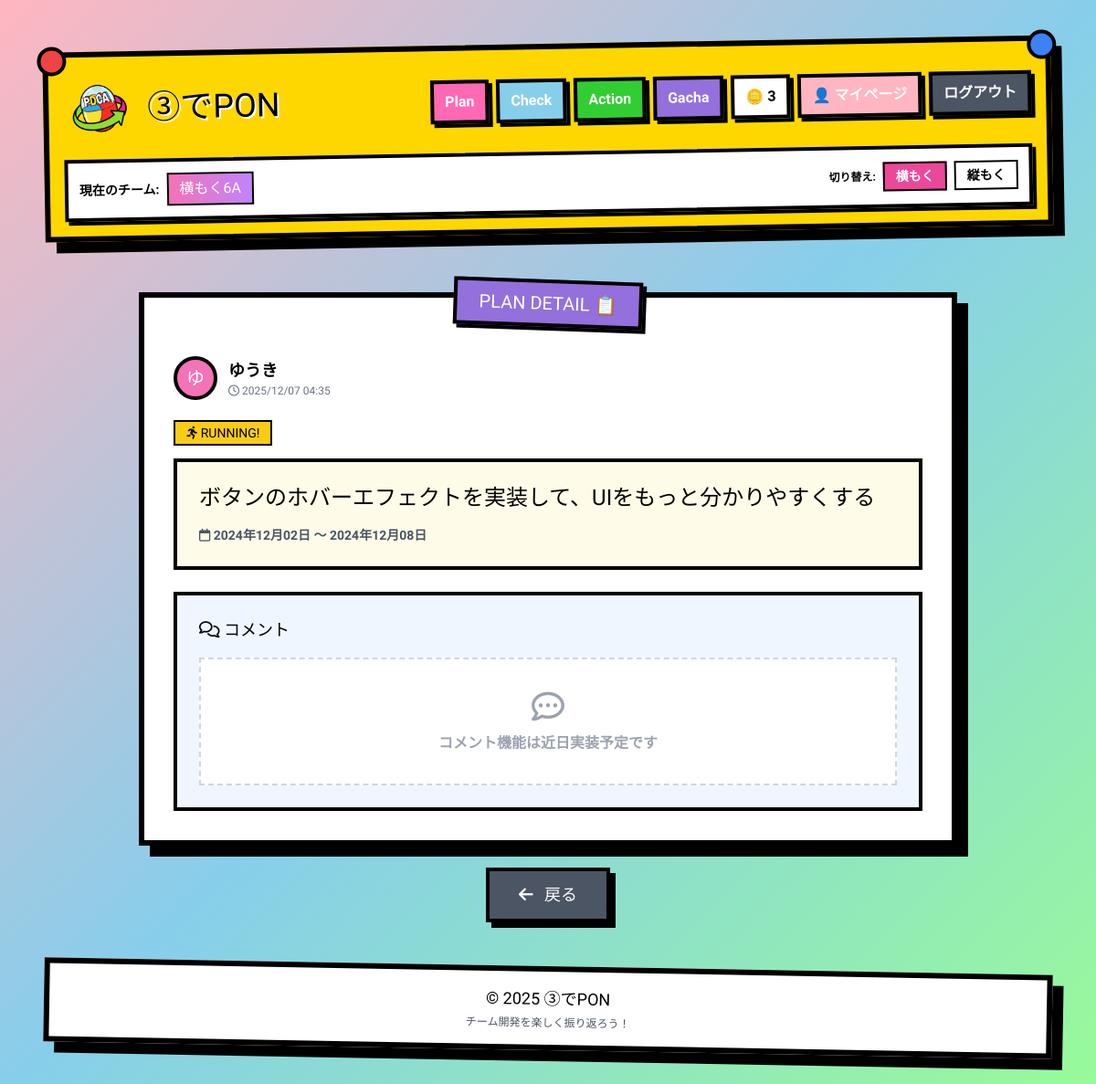
Screenshot of /plan/detail.php?id=1 (signed in) with the database file from the repository.
### tables this page shows
CREATE TABLE users (
    id INT PRIMARY KEY AUTO_INCREMENT,
    email VARCHAR(255) NOT NULL UNIQUE,
    password VARCHAR(255) NOT NULL,
    name VARCHAR(100),
    generation ENUM('5', '5.5', '6', '6.5'),
    icon VARCHAR(255),
    yokomoku VARCHAR(50),
    tatemoku VARCHAR(50),
    current_mode ENUM('yokomoku', 'tatemoku') DEFAULT 'yokomoku',
    coins INT DEFAULT 3,
    created_at DATETIME NOT NULL,
    updated_at DATETIME DEFAULT CURRENT_TIMESTAMP ON UPDATE CURRENT_TIMESTAMP
);

CREATE TABLE plans (
    id INT PRIMARY KEY AUTO_INCREMENT,
    user_id INT NOT NULL,
    content TEXT NOT NULL,
    start_date DATE,
    end_date DATE,
    status ENUM('running', 'completed', 'cancelled') DEFAULT 'running',
    created_at DATETIME DEFAULT CURRENT_TIMESTAMP,
    updated_at DATETIME DEFAULT CURRENT_TIMESTAMP ON UPDATE CURRENT_TIMESTAMP,
    FOREIGN KEY (user_id) REFERENCES users(id) ON DELETE CASCADE
);

### src/plan/detail.php (the view, shortened to what this page needs)
<?php
require_once '../dbconnect.php';
$user_id = $_SESSION['user_id'];
$plan_id = isset($_GET['id']) ? (int)$_GET['id'] : 0;
$stmt = $dbh->prepare('SELECT p.*, u.name as user_name FROM plans p JOIN users u ON p.user_id = u.id WHERE p.id = ?');
$stmt->execute([$plan_id]);
$plan = $stmt->fetch(PDO::FETCH_ASSOC);
$is_owner = ($plan['user_id'] == $user_id);
?>
<!DOCTYPE html>
<html lang="ja">
<head>
    <script src="https://cdn.tailwindcss.com"></script>
    <link href="https://cdnjs.cloudflare.com/ajax/libs/font-awesome/6.0.0/css/all.min.css" rel="stylesheet">
</head>
<body class="p-4 md:p-8">
    <?php include '../components/header.php'; ?>
    <div class="max-w-4xl mx-auto mt-12 md:mt-16">
        <div class="toy-box p-6 md:p-8 bg-white relative mb-6">
            <div class="absolute -top-5 left-1/2 transform -translate-x-1/2 bg-[#9370DB] border-4 border-black px-6 py-2 font-heavy text-xl shadow-[4px_4px_0_#000] rotate-2 z-10 text-white">
                PLAN DETAIL 📋
            </div>
            <div class="mt-8">
                <div class="flex items-center gap-3 mb-6">
                    <div class="w-12 h-12 rounded-full bg-pink-400 border-4 border-black text-white flex items-center justify-center font-heavy text-xl">
                        <?php echo mb_substr($plan['user_name'], 0, 1); ?>
                    </div>
                    <div>
                        <p class="font-bold text-lg"><?php echo htmlspecialchars($plan['user_name']); ?></p>
                        <p class="text-xs text-gray-500">
                            <i class="fa-regular fa-clock"></i>
                            <?php echo date('Y/m/d H:i', strtotime($plan['created_at'])); ?>
                        </p>
                    </div>
                </div>
                <div class="mb-4">
                    <?php if ($plan['status'] === 'running'): ?>
                        <span class="bg-yellow-400 text-black text-sm font-heavy px-3 py-1 border-2 border-black">
                            <i class="fa-solid fa-person-running"></i> RUNNING!
                        </span>
                    <?php elseif ($plan['status'] === 'completed'): ?>
                        <span class="bg-green-500 text-white text-sm font-heavy px-3 py-1 border-2 border-black">
                            <i class="fa-solid fa-check"></i> CLEAR!!
                        </span>
                    <?php else: ?>
                        <span class="bg-gray-400 text-white text-sm font-heavy px-3 py-1 border-2 border-black">
                            <i class="fa-solid fa-ban"></i> CANCELLED
                        </span>
                    <?php endif; ?>
                </div>
                <div class="bg-yellow-50 border-4 border-black p-6 mb-6">
                    <h2 class="font-heavy text-2xl leading-tight mb-4">
                        <?php echo nl2br(htmlspecialchars($plan['content'])); ?>
                    </h2>
                    <div class="text-sm font-bold text-gray-600">
                        <i class="fa-regular fa-calendar"></i>
                        <?php echo date('Y年m月d日', strtotime($plan['start_date'])); ?> ～
                        <?php echo date('Y年m月d日', strtotime($plan['end_date'])); ?>
                    </div>
                </div>
                <div class="bg-blue-50 border-4 border-black p-6">
                    <h3 class="font-heavy text-lg mb-4">
                        <i class="fa-regular fa-comments"></i> コメント
                    </h3>
                    <div class="bg-white border-2 border-dashed border-gray-300 p-8 text-center text-gray-400">
                        <i class="fa-regular fa-comment-dots text-4xl mb-2"></i>
                        <p class="font-bold">コメント機能は近日実装予定です</p>
                    </div>
                </div>
            </div>
        </div>
        <div class="text-center">
            <a href="index.php?sub=<?php echo $is_owner ? 'my' : 'team'; ?>" class="inline-block bg-gray-600 text-white font-heavy text-lg py-3 px-8 border-4 border-black shadow-[6px_6px_0_#000] hover:translate-y-2 hover:shadow-[3px_3px_0_#000] transition">
                <i class="fa-solid fa-arrow-left mr-2"></i> 戻る
            </a>
        </div>
    </div>
    <?php include '../components/footer.php'; ?>
</body>
</html>

### src/components/header.php (shortened to what this page needs)
<?php
$is_logged_in = isset($_SESSION['user_id']);
if ($is_logged_in) {
    require_once __DIR__ . '/../dbconnect.php';
    $stmt = $dbh->prepare('SELECT name, yokomoku, tatemoku, current_mode, coins FROM users WHERE id = ?');
    $stmt->execute([$_SESSION['user_id']]);
    $user_info = $stmt->fetch(PDO::FETCH_ASSOC);
    if ($user_info) {
        $current_team = $user_info['current_mode'] === 'yokomoku' ? $user_info['yokomoku'] : $user_info['tatemoku'];
    }
}
?>
<header class="mb-8 mt-4">
    <div class="max-w-7xl mx-auto px-4">
        <div class="toy-box p-4 bg-[#FFD700] transform -rotate-1 relative">
            <div class="absolute -top-3 -left-3 w-8 h-8 bg-red-500 rounded-full border-4 border-black"></div>
            <div class="absolute -top-3 -right-3 w-8 h-8 bg-blue-500 rounded-full border-4 border-black"></div>
            <div class="flex flex-col gap-4">
                <div class="flex flex-col md:flex-row items-center justify-between gap-4">
                    <a href="/" class="flex items-center gap-3 hover:scale-105 transition">
                        <img src="/assets/img/logo.png" alt="③でPON" class="w-16 h-16 md:w-20 md:h-20 object-contain">
                        <h1 class="font-heavy text-3xl md:text-4xl text-black [text-shadow:2px_2px_0_#fff]">
                            ③でPON
                        </h1>
                    </a>
                    <nav class="flex flex-wrap items-center justify-center gap-2">
                    <?php if ($is_logged_in): ?>
                        <a href="/plan/index.php" class="px-3 py-2 bg-[#FF69B4] text-white font-bold border-4 border-black shadow-[4px_4px_0_#000] hover:translate-y-1 hover:shadow-[2px_2px_0_#000] transition">
                            Plan
                        </a>
                        <a href="/check/check.php" class="px-3 py-2 bg-[#87CEEB] text-white font-bold border-4 border-black shadow-[4px_4px_0_#000] hover:translate-y-1 hover:shadow-[2px_2px_0_#000] transition">
                            Check
                        </a>
                        <a href="/action/index.php" class="px-3 py-2 bg-[#32CD32] text-white font-bold border-4 border-black shadow-[4px_4px_0_#000] hover:translate-y-1 hover:shadow-[2px_2px_0_#000] transition">
                            Action
                        </a>
                        <a href="/gacha/gacha.php" class="px-3 py-2 bg-[#9370DB] text-white font-bold border-4 border-black shadow-[4px_4px_0_#000] hover:translate-y-1 hover:shadow-[2px_2px_0_#000] transition">
                            Gacha
                        </a>
                        <div class="px-3 py-2 bg-white border-4 border-black font-bold shadow-[4px_4px_0_#000]">
                            🪙 <?php echo $_SESSION['coins'] ?? 0; ?>
                        </div>
                        <a href="/mypage/index.php" class="px-3 py-2 bg-[#FFB6C1] text-white font-bold border-4 border-black shadow-[4px_4px_0_#000] hover:translate-y-1 hover:shadow-[2px_2px_0_#000] transition">
                            👤 マイページ
                        </a>
                        <a href="/auth/logout.php" class="px-3 py-2 bg-gray-600 text-white font-bold border-4 border-black shadow-[4px_4px_0_#000] hover:translate-y-1 hover:shadow-[2px_2px_0_#000] transition">
                            ログアウト
                        </a>
                    <?php endif; ?>
                </nav>
                </div>
                <?php if ($is_logged_in && isset($user_info)): ?>
                <div class="flex flex-col sm:flex-row items-center justify-between gap-3 bg-white border-4 border-black p-3 shadow-[4px_4px_0_#000]">
                    <div class="flex items-center gap-2">
                        <span class="font-bold text-sm">現在のチーム:</span>
                        <span class="px-3 py-1 bg-gradient-to-r from-pink-400 to-purple-400 text-white font-heavy border-2 border-black shadow-sm">
                            <?php echo htmlspecialchars($current_team ?? '未設定'); ?>
                        </span>
                    </div>
                    <div class="flex items-center gap-2">
                        <span class="font-bold text-xs">切り替え:</span>
                        <a href="/switch_mode.php?mode=yokomoku" class="px-3 py-1 <?php echo $_SESSION['current_mode'] === 'yokomoku' ? 'bg-pink-500 text-white' : 'bg-white text-black'; ?> font-bold border-2 border-black hover:scale-105 transition text-sm">
                            横もく
                        </a>
                        <a href="/switch_mode.php?mode=tatemoku" class="px-3 py-1 <?php echo $_SESSION['current_mode'] === 'tatemoku' ? 'bg-purple-500 text-white' : 'bg-white text-black'; ?> font-bold border-2 border-black hover:scale-105 transition text-sm">
                            縦もく
                        </a>
                    </div>
                </div>
                <?php endif; ?>
            </div>
        </div>
    </div>
</header>

### src/plan/detail.php (style rules this page uses)
body { font-family: 'M PLUS Rounded 1c', sans-serif; background: linear-gradient(135deg, #FFB6C1 0%, #87CEEB 50%, #98FB98 100%); min-height: 100vh; }
.font-heavy { font-family: 'Dela Gothic One', sans-serif; }
.toy-box { border: 6px solid #000; box-shadow: 12px 12px 0 #000; }

### src/components/header.php (style rules this page uses)
.font-heavy { font-family: 'Dela Gothic One', sans-serif; }
.toy-box { border: 6px solid #000; box-shadow: 12px 12px 0 #000; }

### src/components/footer.php (style rules this page uses)
.font-heavy { font-family: 'Dela Gothic One', sans-serif; }
.toy-box { border: 6px solid #000; box-shadow: 12px 12px 0 #000; }

### rows the page displays
users: yokomoku "横もく6A"
plans: user.name "ゆ", user.name "ゆうき", created_at "2025/12/07 04:35", content "ボタンのホバーエフェクトを実装して、UIをもっと分かりやすくする", start_date "2024年12月02日", end_date "2024年12月08日"

### other values shown
$_SESSION['coins'] "3"
